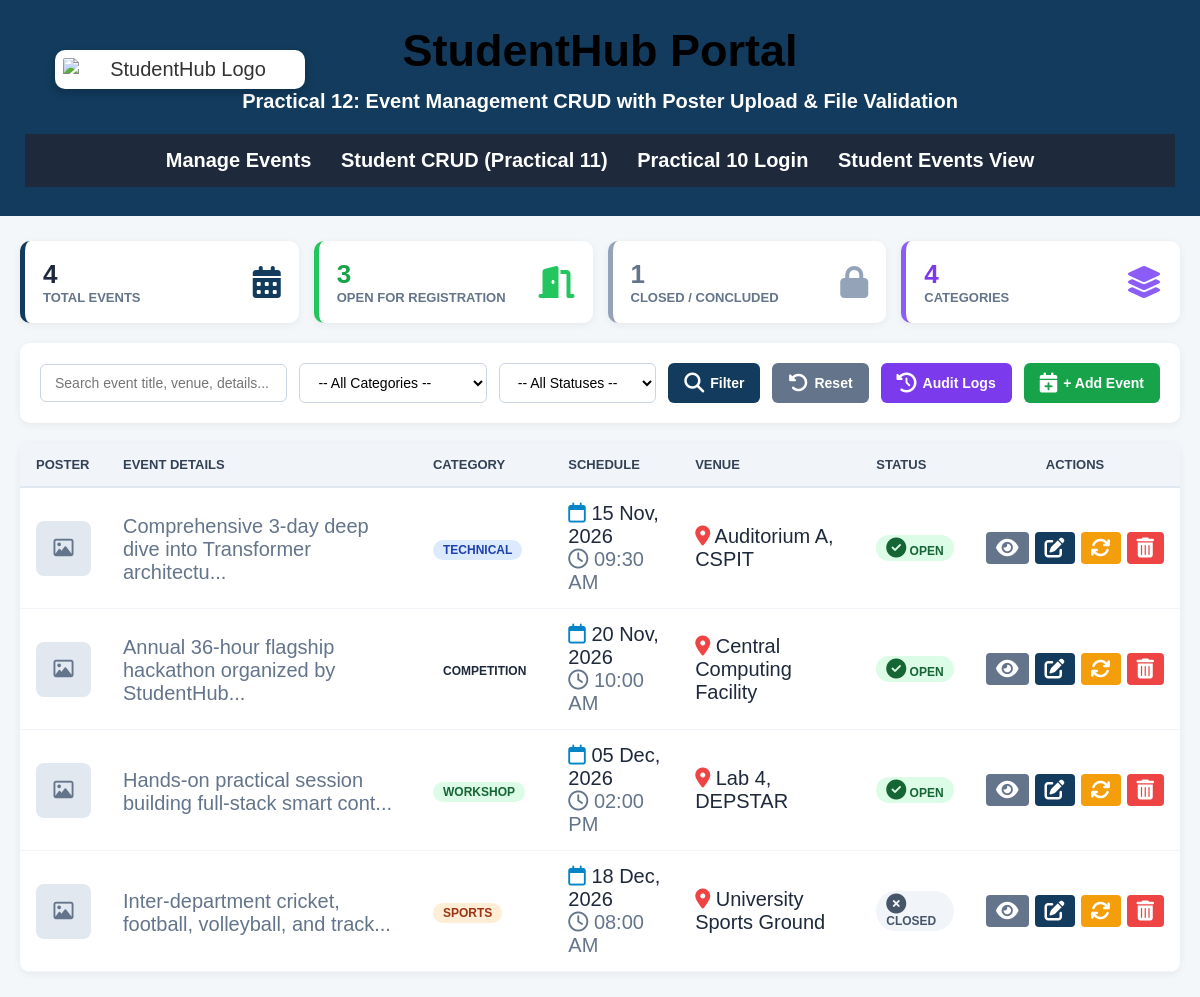
The page /Practical-12/index.php on the database its author committed.
### tables this page shows
CREATE TABLE IF NOT EXISTS `events` (
    `event_id` INT AUTO_INCREMENT PRIMARY KEY,
    `title` VARCHAR(150) NOT NULL,
    `description` TEXT DEFAULT NULL,
    `category` VARCHAR(50) NOT NULL DEFAULT 'Technical',
    `event_date` DATE NOT NULL,
    `event_time` TIME NOT NULL DEFAULT '10:00:00',
    `venue` VARCHAR(100) NOT NULL DEFAULT 'Seminar Hall 1',
    `poster_image` VARCHAR(255) DEFAULT NULL,
    `status` VARCHAR(20) NOT NULL DEFAULT 'open',
    `max_seats` INT NOT NULL DEFAULT 100,
    `created_at` TIMESTAMP DEFAULT CURRENT_TIMESTAMP
);

### Practical-12/index.php (the view, shortened to what this page needs)
<?php
require_once __DIR__ . "/db.php";
$search = trim($_GET["search"] ?? "");
$statsStmt = $pdo->query("
    SELECT
        COUNT(*) as total_events,
        SUM(CASE WHEN status = 'open' THEN 1 ELSE 0 END) as open_events,
        SUM(CASE WHEN status = 'closed' THEN 1 ELSE 0 END) as closed_events,
        COUNT(DISTINCT category) as total_categories
    FROM events
");
$stats = $statsStmt->fetch(PDO::FETCH_ASSOC);
$where = ["1=1"];
$params = [];
$sql = "SELECT * FROM events WHERE " . implode(" AND ", $where) . " ORDER BY event_date ASC, event_time ASC";
$stmt = $pdo->prepare($sql);
$stmt->execute($params);
$events = $stmt->fetchAll(PDO::FETCH_ASSOC);
?>
<!DOCTYPE html>
<html lang="en">
<head>
    <link rel="stylesheet" href="../Practical-3/deshboard.css">
    <link rel="stylesheet" href="https://cdnjs.cloudflare.com/ajax/libs/font-awesome/6.5.2/css/all.min.css">
</head>
<body>
    <header>
        <div class="header-content">
            <img src="https://admission.charusat.ac.in/View%20Assets/MainPage/assets/charusat%20images/logo.png"
                 alt="StudentHub Logo">
            <div class="header-text">
                <h1>StudentHub Portal</h1>
                <p><b>Practical 12: Event Management CRUD with Poster Upload & File Validation</b></p>
            </div>
        </div>
        <nav>
            <center>
                <a href="index.php">Manage Events</a>
                <a href="../Practical-11/index.php">Student CRUD (Practical 11)</a>
                <a href="../Practical-10/login.php">Practical 10 Login</a>
                <a href="../Practical-2/events.html">Student Events View</a>
            </center>
        </nav>
    </header>
    <div class="event-container">
        <div class="stats-grid">
            <div class="stat-card">
                <div>
                    <div class="stat-val"><?= (int)$stats["total_events"] ?></div>
                    <div class="stat-lbl">Total Events</div>
                </div>
                <i class="fa-solid fa-calendar-days" style="font-size: 32px; color: #123B5D;"></i>
            </div>
            <div class="stat-card card-open">
                <div>
                    <div class="stat-val" style="color: #16a34a;"><?= (int)$stats["open_events"] ?></div>
                    <div class="stat-lbl">Open for Registration</div>
                </div>
                <i class="fa-solid fa-door-open" style="font-size: 32px; color: #22c55e;"></i>
            </div>
            <div class="stat-card card-closed">
                <div>
                    <div class="stat-val" style="color: #64748b;"><?= (int)$stats["closed_events"] ?></div>
                    <div class="stat-lbl">Closed / Concluded</div>
                </div>
                <i class="fa-solid fa-lock" style="font-size: 32px; color: #94a3b8;"></i>
            </div>
            <div class="stat-card card-cat">
                <div>
                    <div class="stat-val" style="color: #7c3aed;"><?= (int)$stats["total_categories"] ?></div>
                    <div class="stat-lbl">Categories</div>
                </div>
                <i class="fa-solid fa-layer-group" style="font-size: 32px; color: #8b5cf6;"></i>
            </div>
        </div>
        <div class="control-panel">
            <form method="GET" action="index.php" class="search-filter-form">
                <div class="input-group">
                    <input type="text" name="search" placeholder="Search event title, venue, details..."
                           value="<?= htmlspecialchars($search, ENT_QUOTES, 'UTF-8') ?>">
                </div>
                <div class="input-group" style="flex: 1 1 180px;">
                    <select name="category">
                        <option value="">-- All Categories --</option>
                    </select>
                </div>
                <div class="input-group" style="flex: 1 1 150px;">
                    <select name="status">
                        <option value="">-- All Statuses --</option>
                    </select>
                </div>
                <button type="submit" class="btn btn-primary" title="Apply Search & Filters">
                    <i class="fa-solid fa-magnifying-glass"></i> Filter
                </button>
                <a href="index.php" class="btn btn-secondary" title="Reset Filters">
                    <i class="fa-solid fa-rotate-left"></i> Reset
                </a>
                <button type="button" class="btn btn-purple" onclick="openAuditModal()" title="View audit log of all event modifications">
                    <i class="fa-solid fa-clock-rotate-left"></i> Audit Logs
                </button>
                <button type="button" class="btn btn-success" onclick="openAddModal()" style="margin-left: auto;">
                    <i class="fa-solid fa-calendar-plus"></i> + Add Event
                </button>
            </form>
        </div>
        <div class="table-responsive">
            <table class="events-table">
                <thead>
                    <tr>
                        <th style="width: 70px;">Poster</th>
                        <th>Event Details</th>
                        <th>Category</th>
                        <th>Schedule</th>
                        <th>Venue</th>
                        <th>Status</th>
                        <th style="text-align: center; width: 180px;">Actions</th>
                    </tr>
                </thead>
                <tbody>
                    <?php if (count($events) > 0): ?>
                        <?php foreach ($events as $ev): ?>
                            <tr>
                                <td>
                                    <?php if (!empty($ev["poster"]) && file_exists(__DIR__ . "/uploads/posters/" . $ev["poster"])): ?>
                                        <img src="uploads/posters/<?= htmlspecialchars($ev['poster'], ENT_QUOTES, 'UTF-8') ?>"
                                             class="poster-thumb" alt="Poster"
                                             onclick="openViewModal(<?= (int)$ev['event_id'] ?>)" title="Click to view">
                                    <?php else: ?>
                                        <div class="poster-placeholder" title="No poster uploaded">
                                            <i class="fa-regular fa-image"></i>
                                        </div>
                                    <?php endif; ?>
                                </td>
                                <td>
                                    <small style="display: block; color: #64748b; margin-top: 3px;">
                                        <?= htmlspecialchars(mb_strimwidth($ev["description"] ?? "No description", 0, 60, "..."), ENT_QUOTES, "UTF-8") ?>
                                    </small>
                                </td>
                                <td>
                                    <?php
                                        $catLower = strtolower($ev["category"]);
                                        $badgeClass = "cat-" . $catLower;
                                    ?>
                                    <span class="badge-cat <?= $badgeClass ?>">
                                        <?= htmlspecialchars($ev["category"], ENT_QUOTES, "UTF-8") ?>
                                    </span>
                                </td>
                                <td>
                                    <div><i class="fa-regular fa-calendar" style="color: #0284c7;"></i> <?= date("d M, Y", strtotime($ev["event_date"])) ?></div>
                                    <small style="color: #64748b;"><i class="fa-regular fa-clock"></i> <?= date("h:i A", strtotime($ev["event_time"])) ?></small>
                                </td>
                                <td>
                                    <i class="fa-solid fa-location-dot" style="color: #ef4444;"></i>
                                    <?= htmlspecialchars($ev["venue"], ENT_QUOTES, "UTF-8") ?>
                                </td>
                                <td>
                                    <?php if ($ev["status"] === "open"): ?>
                                        <span class="status-pill status-open"><i class="fa-solid fa-circle-check"></i> Open</span>
                                    <?php else: ?>
                                        <span class="status-pill status-closed"><i class="fa-solid fa-circle-xmark"></i> Closed</span>
                                    <?php endif; ?>
                                </td>
                                <td>
                                    <div style="display: flex; gap: 6px; justify-content: center;">
                                        <button class="btn btn-sm btn-secondary" title="View Details & Poster"
                                                onclick="openViewModal(<?= (int)$ev['event_id'] ?>)">
                                            <i class="fa-solid fa-eye"></i>
                                        </button>
                                        <button class="btn btn-sm btn-primary" title="Edit Event & Poster"
                                                onclick="openEditModal(<?= (int)$ev['event_id'] ?>)">
                                            <i class="fa-solid fa-pen-to-square"></i>
                                        </button>
                                        <form method="POST" action="event_action.php" style="margin: 0; display: inline;">
                                            <button type="submit" class="btn btn-sm btn-warning" title="Toggle Open/Closed status">
                                                <i class="fa-solid fa-arrows-rotate"></i>
                                            </button>
                                        </form>
                                        <button class="btn btn-sm btn-danger" title="Delete Event"
                                                onclick="openDeleteModal(<?= (int)$ev['event_id'] ?>, '<?= htmlspecialchars(addslashes($ev['event_name']), ENT_QUOTES, 'UTF-8') ?>')">
                                            <i class="fa-solid fa-trash-can"></i>
                                        </button>
                                    </div>
                                </td>
                            </tr>
                        <?php endforeach; ?>
                    <?php endif; ?>
                </tbody>
            </table>
        </div>
    </div>
</body>
</html>

### Practical-3/deshboard.css (style rules this page uses)
* { margin:0; padding:0; box-sizing:border-box; font-size:20px; }
body { font-family:Arial, sans-serif; background:#F4F7FA; color:#333; }
header { background:#123B5D; text-align:center; padding:25px; border-bottom:4px solid #123B5D; position:relative; }
.header-content { display:flex; align-items:center; justify-content:center; gap:20px; position:relative; }
.header-content img { width:250px; height:auto; border-radius:10px; background:white; padding:8px; box-shadow:0 4px 10px rgba(0,0,0,0.2); position:absolute; left:30px; }
.header-text { text-align:center; }
.header-text h1 { margin:0; color:black; font-size:45px; }
.header-text p { margin-top:8px; color:white; font-size:25px; }
nav { background:#1E293B; padding:15px; text-align:center; margin-top:20px; }
nav a { color:white; text-decoration:none; margin:0 12px; font-size:20px; font-weight:bold; }

### Practical-12/index.php (style rules this page uses)
.event-container { max-width: 1280px; margin: 25px auto; padding: 0 20px; font-size: 15px; }
.stats-grid { display: grid; grid-template-columns: repeat(auto-fit, minmax(210px, 1fr)); gap: 15px; margin-bottom: 20px; }
.stat-card { background: white; padding: 18px; border-radius: 10px; box-shadow: 0 2px 8px rgba(0,0,0,0.06); border-left: 5px solid #123B5D; display: flex; align-items: center; justify-content: space-between; }
.stat-card.card-open { border-left-color: #22c55e; }
.stat-card.card-closed { border-left-color: #94a3b8; }
.stat-card.card-cat { border-left-color: #8b5cf6; }
.stat-val { font-size: 26px; font-weight: bold; color: #1e293b; }
.stat-lbl { font-size: 13px; color: #64748b; text-transform: uppercase; font-weight: 600; }
.control-panel { background: white; padding: 20px; border-radius: 10px; box-shadow: 0 2px 8px rgba(0,0,0,0.06); margin-bottom: 20px; }
.search-filter-form { display: flex; flex-wrap: wrap; gap: 12px; align-items: center; }
.input-group { position: relative; flex: 1 1 240px; }
.input-group input, .input-group select { width: 100%; padding: 10px 14px; border: 1px solid #cbd5e1; border-radius: 6px; outline: none; font-size: 14px; background: #fff; }
.btn { display: inline-flex; align-items: center; gap: 6px; padding: 10px 16px; border-radius: 6px; font-size: 14px; font-weight: 600; cursor: pointer; border: none; text-decoration: none; transition: all 0.2s; }
.btn-primary { background: #123B5D; color: white; }
.btn-success { background: #16a34a; color: white; }
.btn-secondary { background: #64748b; color: white; }
.btn-warning { background: #f59e0b; color: white; }
.btn-danger { background: #ef4444; color: white; }
.btn-purple { background: #7c3aed; color: white; }
.btn-sm { padding: 6px 10px; font-size: 12px; border-radius: 4px; }
.table-responsive { background: white; border-radius: 10px; box-shadow: 0 2px 8px rgba(0,0,0,0.06); overflow-x: auto; }
.events-table { width: 100%; border-collapse: collapse; text-align: left; }
.events-table th { background: #f1f5f9; color: #334155; font-size: 13px; text-transform: uppercase; font-weight: 700; padding: 14px 16px; border-bottom: 2px solid #e2e8f0; }
.events-table td { padding: 14px 16px; border-bottom: 1px solid #f1f5f9; color: #1e293b; vertical-align: middle; }
.poster-placeholder { width: 55px; height: 55px; border-radius: 8px; background: #e2e8f0; color: #64748b; display: flex; align-items: center; justify-content: center; font-size: 20px; }
.badge-cat { display: inline-block; padding: 3px 10px; border-radius: 20px; font-size: 12px; font-weight: 700; text-transform: uppercase; }
.cat-technical { background: #dbeafe; color: #1e40af; }
.cat-workshop { background: #dcfce7; color: #166534; }
.cat-sports { background: #ffedd5; color: #9a3412; }
.status-pill { display: inline-block; padding: 3px 10px; border-radius: 20px; font-size: 12px; font-weight: 700; text-transform: uppercase; }
.status-open { background: #dcfce7; color: #166534; }
.status-closed { background: #f1f5f9; color: #475569; }

### rows shown on the page
events: description "Comprehensive 3-day deep dive into Transformer architectu...", category "TECHNICAL", event_date "15 Nov, 2026", event_time "09:30 AM", venue "Auditorium A, CSPIT", status "open" (drawn)
events: description "Annual 36-hour flagship hackathon organized by StudentHub...", category "COMPETITION", event_date "20 Nov, 2026", event_time "10:00 AM", venue "Central Computing Facility", status "open" (drawn)
events: description "Hands-on practical session building full-stack smart cont...", category "WORKSHOP", event_date "05 Dec, 2026", event_time "02:00 PM", venue "Lab 4, DEPSTAR", status "open" (drawn)
events: description "Inter-department cricket, football, volleyball, and track...", category "SPORTS", event_date "18 Dec, 2026", event_time "08:00 AM", venue "University Sports Ground", status "closed" (drawn)

### other values the page prints
$stats["total_events"] "4"
$stats["open_events"] "3"
$stats["closed_events"] "1"
$stats["total_categories"] "4"
